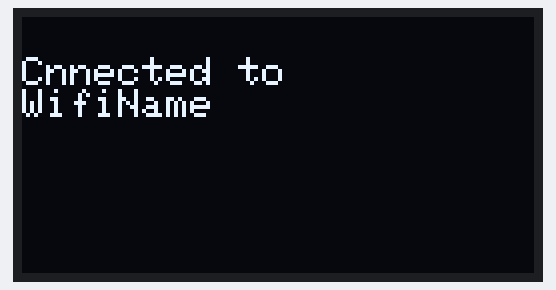
A sketch run on a simulated ESP8266 (NodeMCU). Parts: 128×64 one-colour display. WiFi joins after 1.5 s; servers stay silent unless stated; the local clock reads 2024-03-15 10:24:30 at power-on unless the sketch sets it; web services answer with replies made up by the test bench; what the sketch prints to the serial monitor is not drawn.

Above: at 3.7 s.
At 4.9 s:
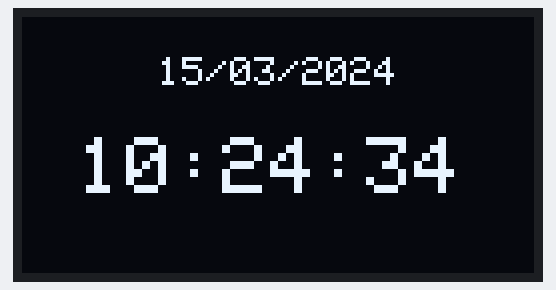
At 12.5 s:
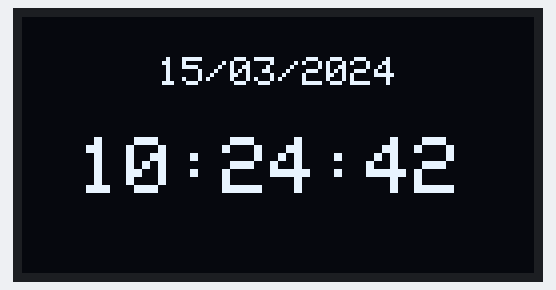
At 21.1 s:
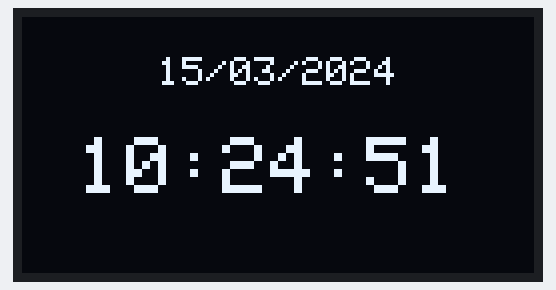
At 29.6 s:
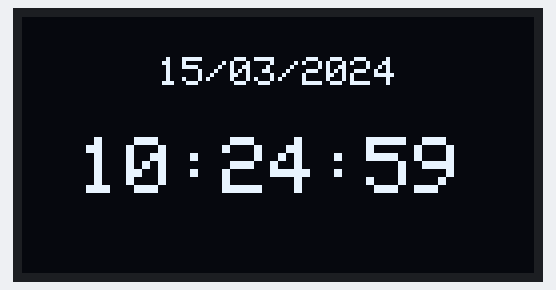
At 38.2 s:
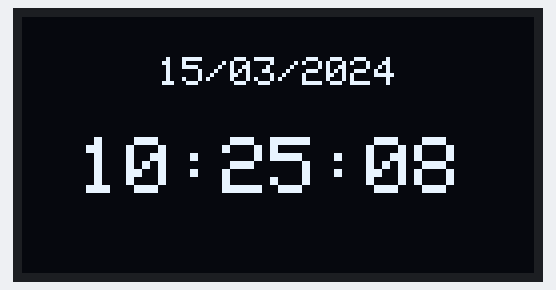

The sketch:

Clock.ino
```cpp
#include <ESP8266WiFi.h>
#include <WiFiClientSecure.h>
// #include <WiFiClientSecureBearSSL.h>
#include <ESP8266HTTPClient.h>
#include <ArduinoJson.h>
#include <SPI.h>
#include <Wire.h>
#include <Adafruit_GFX.h>
#include <Adafruit_SSD1306.h>

#define ssid "WifiName"
#define password "WifiPassword"

#define HOST "weather.visualcrossing.com"


#define SCREEN_WIDTH 128 // OLED display width, in pixels
#define SCREEN_HEIGHT 64 // OLED display height, in pixels
#define OLED_RESET     -1 // Reset pin # (or -1 if sharing Arduino reset pin)

Adafruit_SSD1306 display(SCREEN_WIDTH, SCREEN_HEIGHT, &Wire, OLED_RESET);

WiFiClient client;
WiFiClientSecure sclient;
HTTPClient http;


//Simultaneous API
// unsigned long start_millis = 0;
unsigned long start_millis = 0;
unsigned long time_millis = 0;
unsigned long weather_millis = 0;
unsigned long timeAPIInterval = 950;
unsigned long weatherAPIInterval = 300000;


void setup() {


  Serial.begin(115200);
  WiFi.mode(WIFI_STA);
  WiFi.begin(ssid, password);

  if(!display.begin(SSD1306_SWITCHCAPVCC, 0x3C)) {
    Serial.println(F("SSD1306 allocation failed"));
    for(;;); // Don't proceed, loop forever
  }

  display.setTextSize(1);
  display.setTextColor(WHITE);
  display.setCursor(0, 10);
  display.clearDisplay();

  while(WiFi.status() != WL_CONNECTED){
    delay(500);
    display.print(".");
    display.display();
  }

  delay(2000);
  display.clearDisplay();
  display.setCursor(0, 10);
  display.println("Cnnected to ");
  display.print(ssid);
  display.display();
  Serial.print("IP");
  Serial.println(WiFi.localIP());

  delay(1000);

  display.clearDisplay();

  sclient.setInsecure();

}


void loop() {
  start_millis = millis();

  String time;
  String rDate;


  if(start_millis - time_millis > timeAPIInterval){
    time_millis = start_millis;
    if(WiFi.status() == WL_CONNECTED){
      Serial.println("Sending request");

      //HTTP Details
      String url = "http://worldtimeapi.org/api/timezone/Asia/Kolkata";
      http.begin(client, url);

      int responseCode = http.GET();
      Serial.print("response code");
      Serial.println(responseCode);

      if (responseCode == HTTP_CODE_OK)
      {
            auto payload = http.getString();
            // Serial.println(payload);

            StaticJsonDocument<32> filter;
            filter["datetime"] = true;
            filter["timezone"] = true;

            DynamicJsonDocument doc(1024);
            deserializeJson(doc, payload,DeserializationOption::Filter(filter));

            const char* datetime = doc["datetime"]; // "2023-11-21T14:33:17.967466+05:30"
            const char* timezone = doc["timezone"];
            time = datetime;
            Serial.println(time);
      }
    else
    {
        Serial.printf("Error Code: ", responseCode);
    }
    http.end();

  }
  if(start_millis - weather_millis > weatherAPIInterval){
      weather_millis = start_millis;
      if (!sclient.connect(HOST, 443))
        Serial.println(F("Connection failed"));


      yield();
      rDate = time.substring(0,10);
      String urls = "/VisualCrossingWebServices/rest/services/timeline/Lucknow,IN/"+rDate+"?key=LDW572622H8U67G76L54FACW8";
      sclient.print(F("GET "));
      sclient.print(urls);
      sclient.println(F(" HTTP/1.1"));

      //Headers
      sclient.print(F("Host: "));
      sclient.println(HOST);

      sclient.println(F("Cache-Control: no-cache"));

      if (sclient.println() == 0)
        Serial.println(F("Failed to send request"));


      char status[32] = {0};
      sclient.readBytesUntil('\r', status, sizeof(status));
      Serial.println(status);

      // Skip HTTP headers
      char endOfHeaders[] = "\r\n\r\n";
      if (!sclient.find(endOfHeaders))
        Serial.println(F("Invalid response"));

      while (sclient.available())
      {
        String weatherData = sclient.readStringUntil('\n');

        StaticJsonDocument<224> filter;
          filter["latitude"] = true;
          filter["longitude"] = true;
          filter["resolvedAddress"] = true;
          filter["description"] = true;

        JsonObject filter_days_0 = filter["days"].createNestedObject();
          filter_days_0["datetime"] = true;
          filter_days_0["tempmax"] = true;
          filter_days_0["tempmin"] = true;
          filter_days_0["temp"] = true;
          filter_days_0["dew"] = true;
          filter_days_0["humidity"] = true;
          filter_days_0["conditions"] = true;
          filter_days_0["description"] = true;

        DynamicJsonDocument doc(512);
        deserializeJson(doc, weatherData, DeserializationOption::Filter(filter));

        float latitude = doc["latitude"]; // 26.8547
        float longitude = doc["longitude"]; // 80.9213
        const char* resolvedAddress = doc["resolvedAddress"]; // "Lucknow, Uttar Pradesh, India"

        JsonObject days_0 = doc["days"][0];
        const char* datetime = days_0["datetime"]; // "2020-12-15"
        String tempmax = days_0["tempmax"];
        String tempmin = days_0["tempmin"];
        String temp = days_0["temp"]; // 61.2
        String dew = days_0["dew"];
        String humidity = days_0["humidity"];
        String conditions = days_0["conditions"];
        String description = days_0["description"];
        Serial.println(temp);

  }
  }


  // //2023-11-21T15:21:16.510294+05:30
    String year = time.substring(0,4);
    String month = time.substring(5,7);
    String day =  time.substring(8,10);
    String otime = time.substring(11,19);
    String date = day+"/"+month+"/"+year;

    display.clearDisplay();

    display.setTextSize(1);
    int textWidth = date.length() * 6;
    int x1 = (SCREEN_WIDTH - textWidth) / 2;
    int y1 = SCREEN_HEIGHT / 2;
    display.setCursor(x1,10);
    display.println(date);

    display.setTextSize(2);
    int textWidth2 = otime.length() * 12;
    int x2 = (SCREEN_WIDTH - textWidth) / 2;
    int y2 = SCREEN_HEIGHT / 2;
    display.setCursor(x2-20,30);
    display.println(otime);
    display.display();

  //   delay(900);
}}
```

Measured:
- what the display in image 0 shows lasts 1.3 s, from 3.6 s to 4.9 s
- what the display in image 1 shows lasts 0.9 s, from 4.9 s to 5.8 s
- what the display in image 3 shows lasts 1.9 s, from 21.0 s to 22.9 s
